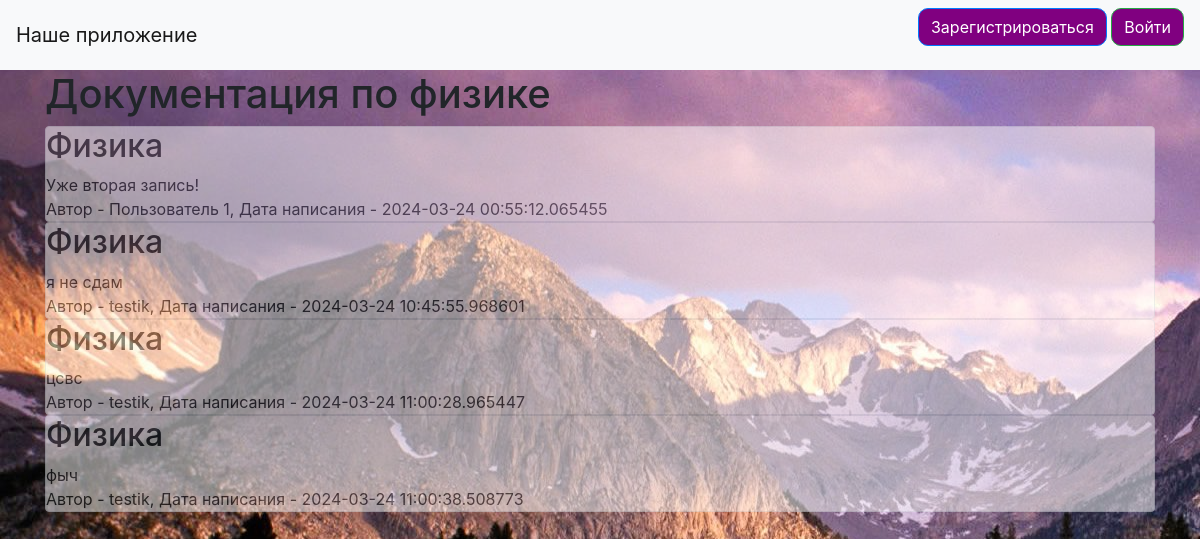
Before: /phys.html with the older database file.
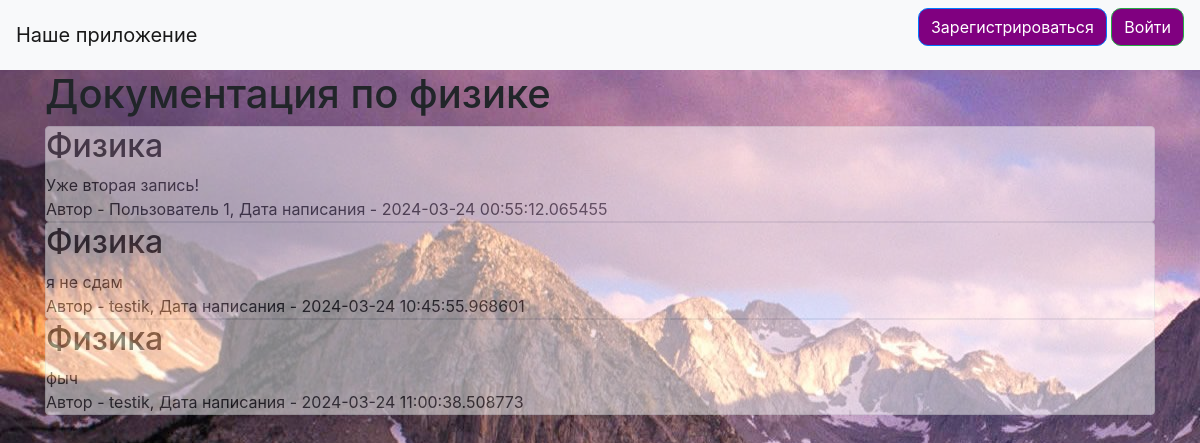
After: the same page with the newer database file.
### data/news.py (models this page shows)
class News(SqlAlchemyBase):
    __tablename__ = 'news'
    id = sqlalchemy.Column(sqlalchemy.Integer,
                           primary_key=True, autoincrement=True)
    title = sqlalchemy.Column(sqlalchemy.String, nullable=True)
    content = sqlalchemy.Column(sqlalchemy.String, nullable=True)
    created_date = sqlalchemy.Column(sqlalchemy.DateTime,
                                     default=datetime.datetime.now)
    is_private = sqlalchemy.Column(sqlalchemy.Boolean, default=True)
    user_id = sqlalchemy.Column(sqlalchemy.Integer,
                                sqlalchemy.ForeignKey("users.id"))
    user = orm.relationship('User')

### data/users.py (models this page shows, shortened)
class User(SqlAlchemyBase, UserMixin):
    __tablename__ = 'users'
    id = sqlalchemy.Column(sqlalchemy.Integer,
                           primary_key=True, autoincrement=True)
    name = sqlalchemy.Column(sqlalchemy.String, nullable=True)
    about = sqlalchemy.Column(sqlalchemy.String, nullable=True)
    email = sqlalchemy.Column(sqlalchemy.String,
                              index=True, unique=True, nullable=True)
    hashed_password = sqlalchemy.Column(sqlalchemy.String, nullable=True)
    created_date = sqlalchemy.Column(sqlalchemy.DateTime,
                                     default=datetime.datetime.now)
    news = orm.relationship("News", back_populates='user')

### main.py (the view)
@app.route("/phys.html")
def phys():
    db_sess = db_session.create_session()
    news = db_sess.query(News).filter(News.title == 'Физика')
    return render_template("phys.html", news=news, title='PHYSICS Documentation')

### data/db_session.py (called while the page is built)
def create_session() -> Session:
    global __factory
    return __factory()

### templates/phys.html (shortened to what this page needs)
{% extends "base.html" %}
{% block content %}
<h1>Документация по физике</h1>
{% for item in news%}
<div class="col-md6 border rounded" style="background-color: white; opacity: .5;">
    <h2>{{item.title}}</h2>
    <div>
        {{item.content}}
    </div>
    <div>
        Автор - {{item.user.name}}, Дата написания - {{item.created_date}}
    </div>
</div>
{% endfor %}
{% endblock %}

Changed rows visible on the page:
no longer on this page (row edited): News: title "Физика", content "цсвс", user.name "testik", created_date "2024-03-24 11:00:28.965447"
